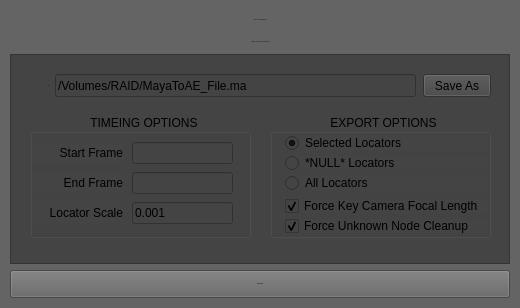
<?xml version="1.0" encoding="UTF-8"?>
<ui version="4.0">
 <class>SundayMayaToAfterEffectsUI</class>
 <widget class="QMainWindow" name="SundayMayaToAfterEffectsUI">
  <property name="enabled">
   <bool>true</bool>
  </property>
  <property name="geometry">
   <rect>
    <x>0</x>
    <y>0</y>
    <width>520</width>
    <height>308</height>
   </rect>
  </property>
  <property name="sizePolicy">
   <sizepolicy hsizetype="Fixed" vsizetype="Fixed">
    <horstretch>0</horstretch>
    <verstretch>0</verstretch>
   </sizepolicy>
  </property>
  <property name="minimumSize">
   <size>
    <width>520</width>
    <height>308</height>
   </size>
  </property>
  <property name="maximumSize">
   <size>
    <width>520</width>
    <height>308</height>
   </size>
  </property>
  <property name="cursor">
   <cursorShape>ArrowCursor</cursorShape>
  </property>
  <property name="contextMenuPolicy">
   <enum>Qt::DefaultContextMenu</enum>
  </property>
  <property name="acceptDrops">
   <bool>false</bool>
  </property>
  <property name="windowTitle">
   <string>Sunday | Maya To After Effects</string>
  </property>
  <property name="windowOpacity">
   <double>1.000000000000000</double>
  </property>
  <property name="toolTip">
   <string/>
  </property>
  <property name="statusTip">
   <string/>
  </property>
  <property name="autoFillBackground">
   <bool>false</bool>
  </property>
  <property name="styleSheet">
   <string notr="true">background-color: rgb(100, 100, 100);

font: 12px &quot;Lucida Grande&quot;;</string>
  </property>
  <property name="windowFilePath">
   <string/>
  </property>
  <property name="inputMethodHints">
   <set>Qt::ImhNone</set>
  </property>
  <property name="toolButtonStyle">
   <enum>Qt::ToolButtonIconOnly</enum>
  </property>
  <property name="animated">
   <bool>true</bool>
  </property>
  <property name="tabShape">
   <enum>QTabWidget::Triangular</enum>
  </property>
  <property name="dockNestingEnabled">
   <bool>false</bool>
  </property>
  <property name="dockOptions">
   <set>QMainWindow::AllowTabbedDocks|QMainWindow::AnimatedDocks</set>
  </property>
  <property name="unifiedTitleAndToolBarOnMac">
   <bool>false</bool>
  </property>
  <widget class="QWidget" name="centralwidget">
   <property name="sizePolicy">
    <sizepolicy hsizetype="Preferred" vsizetype="Preferred">
     <horstretch>0</horstretch>
     <verstretch>0</verstretch>
    </sizepolicy>
   </property>
   <layout class="QVBoxLayout" name="verticalLayout_2">
    <property name="margin">
     <number>10</number>
    </property>
    <item>
     <widget class="QWidget" name="widget" native="true">
      <property name="maximumSize">
       <size>
        <width>16777215</width>
        <height>20</height>
       </size>
      </property>
      <property name="autoFillBackground">
       <bool>false</bool>
      </property>
      <property name="styleSheet">
       <string notr="true"/>
      </property>
      <layout class="QHBoxLayout" name="horizontalLayout">
       <property name="margin">
        <number>0</number>
       </property>
       <item>
        <spacer name="horizontalSpacer">
         <property name="orientation">
          <enum>Qt::Horizontal</enum>
         </property>
         <property name="sizeHint" stdset="0">
          <size>
           <width>40</width>
           <height>20</height>
          </size>
         </property>
        </spacer>
       </item>
       <item>
        <widget class="QLabel" name="label">
         <property name="font">
          <font>
           <family>Verdana</family>
           <pointsize>-1</pointsize>
           <weight>50</weight>
           <italic>false</italic>
           <bold>false</bold>
          </font>
         </property>
         <property name="styleSheet">
          <string notr="true">color: rgb(0, 0, 0);

font: 18px &quot;Verdana&quot;;</string>
         </property>
         <property name="text">
          <string>MAYA TO AFTER EFFECTS</string>
         </property>
         <property name="alignment">
          <set>Qt::AlignLeading|Qt::AlignLeft|Qt::AlignVCenter</set>
         </property>
        </widget>
       </item>
       <item>
        <spacer name="horizontalSpacer_2">
         <property name="orientation">
          <enum>Qt::Horizontal</enum>
         </property>
         <property name="sizeHint" stdset="0">
          <size>
           <width>40</width>
           <height>20</height>
          </size>
         </property>
        </spacer>
       </item>
      </layout>
     </widget>
    </item>
    <item>
     <widget class="QWidget" name="widget_3" native="true">
      <property name="maximumSize">
       <size>
        <width>16777215</width>
        <height>12</height>
       </size>
      </property>
      <property name="autoFillBackground">
       <bool>false</bool>
      </property>
      <property name="styleSheet">
       <string notr="true"/>
      </property>
      <layout class="QHBoxLayout" name="horizontalLayout_3">
       <property name="margin">
        <number>0</number>
       </property>
       <item>
        <spacer name="horizontalSpacer_4">
         <property name="orientation">
          <enum>Qt::Horizontal</enum>
         </property>
         <property name="sizeHint" stdset="0">
          <size>
           <width>40</width>
           <height>20</height>
          </size>
         </property>
        </spacer>
       </item>
       <item>
        <widget class="QLabel" name="label_3">
         <property name="font">
          <font>
           <family>Verdana</family>
           <pointsize>-1</pointsize>
           <weight>50</weight>
           <italic>false</italic>
           <bold>false</bold>
          </font>
         </property>
         <property name="styleSheet">
          <string notr="true">color: rgb(0, 0, 0);

font: 10px &quot;Verdana&quot;;</string>
         </property>
         <property name="text">
          <string>CAMERA AND LOCATOR EXPORT TOOL</string>
         </property>
         <property name="alignment">
          <set>Qt::AlignLeading|Qt::AlignLeft|Qt::AlignVCenter</set>
         </property>
        </widget>
       </item>
       <item>
        <spacer name="horizontalSpacer_5">
         <property name="orientation">
          <enum>Qt::Horizontal</enum>
         </property>
         <property name="sizeHint" stdset="0">
          <size>
           <width>40</width>
           <height>20</height>
          </size>
         </property>
        </spacer>
       </item>
      </layout>
     </widget>
    </item>
    <item>
     <widget class="QFrame" name="frame">
      <property name="focusPolicy">
       <enum>Qt::NoFocus</enum>
      </property>
      <property name="styleSheet">
       <string notr="true">background-color: rgb(68, 68, 68);</string>
      </property>
      <property name="frameShape">
       <enum>QFrame::StyledPanel</enum>
      </property>
      <property name="frameShadow">
       <enum>QFrame::Raised</enum>
      </property>
      <property name="lineWidth">
       <number>1</number>
      </property>
      <property name="midLineWidth">
       <number>0</number>
      </property>
      <widget class="QLabel" name="label_7">
       <property name="geometry">
        <rect>
         <x>8</x>
         <y>21</y>
         <width>31</width>
         <height>22</height>
        </rect>
       </property>
       <property name="font">
        <font>
         <family>Lucida Grande</family>
         <pointsize>-1</pointsize>
         <weight>50</weight>
         <italic>false</italic>
         <bold>false</bold>
        </font>
       </property>
       <property name="text">
        <string>File</string>
       </property>
       <property name="alignment">
        <set>Qt::AlignRight|Qt::AlignTrailing|Qt::AlignVCenter</set>
       </property>
      </widget>
      <widget class="QGroupBox" name="groupBox_2">
       <property name="enabled">
        <bool>true</bool>
       </property>
       <property name="geometry">
        <rect>
         <x>20</x>
         <y>60</y>
         <width>221</width>
         <height>124</height>
        </rect>
       </property>
       <property name="title">
        <string>  TIMEING OPTIONS  </string>
       </property>
       <property name="alignment">
        <set>Qt::AlignBottom|Qt::AlignHCenter</set>
       </property>
       <property name="flat">
        <bool>false</bool>
       </property>
       <property name="checkable">
        <bool>false</bool>
       </property>
       <widget class="QLineEdit" name="locatorScaleEdit">
        <property name="enabled">
         <bool>true</bool>
        </property>
        <property name="geometry">
         <rect>
          <x>102</x>
          <y>88</y>
          <width>101</width>
          <height>22</height>
         </rect>
        </property>
        <property name="text">
         <string>0.001</string>
        </property>
        <property name="readOnly">
         <bool>false</bool>
        </property>
       </widget>
       <widget class="QLineEdit" name="startFrameEdit">
        <property name="enabled">
         <bool>true</bool>
        </property>
        <property name="geometry">
         <rect>
          <x>102</x>
          <y>28</y>
          <width>101</width>
          <height>22</height>
         </rect>
        </property>
        <property name="text">
         <string/>
        </property>
        <property name="readOnly">
         <bool>false</bool>
        </property>
       </widget>
       <widget class="QLabel" name="label_11">
        <property name="enabled">
         <bool>true</bool>
        </property>
        <property name="geometry">
         <rect>
          <x>2</x>
          <y>88</y>
          <width>91</width>
          <height>22</height>
         </rect>
        </property>
        <property name="text">
         <string>Locator Scale</string>
        </property>
        <property name="alignment">
         <set>Qt::AlignRight|Qt::AlignTrailing|Qt::AlignVCenter</set>
        </property>
       </widget>
       <widget class="QLabel" name="label_10">
        <property name="enabled">
         <bool>true</bool>
        </property>
        <property name="geometry">
         <rect>
          <x>2</x>
          <y>58</y>
          <width>91</width>
          <height>22</height>
         </rect>
        </property>
        <property name="text">
         <string>End Frame</string>
        </property>
        <property name="alignment">
         <set>Qt::AlignRight|Qt::AlignTrailing|Qt::AlignVCenter</set>
        </property>
       </widget>
       <widget class="QLabel" name="label_12">
        <property name="enabled">
         <bool>true</bool>
        </property>
        <property name="geometry">
         <rect>
          <x>2</x>
          <y>28</y>
          <width>91</width>
          <height>22</height>
         </rect>
        </property>
        <property name="text">
         <string>Start Frame</string>
        </property>
        <property name="alignment">
         <set>Qt::AlignRight|Qt::AlignTrailing|Qt::AlignVCenter</set>
        </property>
       </widget>
       <widget class="QLineEdit" name="endFrameEdit">
        <property name="enabled">
         <bool>true</bool>
        </property>
        <property name="geometry">
         <rect>
          <x>102</x>
          <y>58</y>
          <width>101</width>
          <height>22</height>
         </rect>
        </property>
        <property name="text">
         <string/>
        </property>
        <property name="readOnly">
         <bool>false</bool>
        </property>
       </widget>
      </widget>
      <widget class="QGroupBox" name="groupBox">
       <property name="geometry">
        <rect>
         <x>260</x>
         <y>60</y>
         <width>221</width>
         <height>124</height>
        </rect>
       </property>
       <property name="minimumSize">
        <size>
         <width>0</width>
         <height>124</height>
        </size>
       </property>
       <property name="maximumSize">
        <size>
         <width>16777215</width>
         <height>9999999</height>
        </size>
       </property>
       <property name="title">
        <string>  EXPORT OPTIONS  </string>
       </property>
       <property name="alignment">
        <set>Qt::AlignBottom|Qt::AlignHCenter</set>
       </property>
       <property name="flat">
        <bool>false</bool>
       </property>
       <property name="checkable">
        <bool>false</bool>
       </property>
       <layout class="QVBoxLayout" name="verticalLayout">
        <property name="leftMargin">
         <number>12</number>
        </property>
        <property name="topMargin">
         <number>2</number>
        </property>
        <property name="rightMargin">
         <number>0</number>
        </property>
        <property name="bottomMargin">
         <number>2</number>
        </property>
        <item>
         <widget class="QRadioButton" name="MayaToAESelectedRadioButton">
          <property name="text">
           <string>Selected Locators</string>
          </property>
          <property name="checked">
           <bool>true</bool>
          </property>
         </widget>
        </item>
        <item>
         <widget class="QRadioButton" name="MayaToAENullRadioButton">
          <property name="text">
           <string>*NULL* Locators</string>
          </property>
          <property name="checked">
           <bool>false</bool>
          </property>
         </widget>
        </item>
        <item>
         <widget class="QRadioButton" name="MayaToAEAllLocatorsRadioButton">
          <property name="text">
           <string>All Locators</string>
          </property>
         </widget>
        </item>
        <item>
         <spacer name="verticalSpacer">
          <property name="orientation">
           <enum>Qt::Vertical</enum>
          </property>
          <property name="sizeType">
           <enum>QSizePolicy::Fixed</enum>
          </property>
          <property name="sizeHint" stdset="0">
           <size>
            <width>20</width>
            <height>3</height>
           </size>
          </property>
         </spacer>
        </item>
        <item>
         <widget class="QCheckBox" name="MayaToAEKeyCamAttribute">
          <property name="focusPolicy">
           <enum>Qt::StrongFocus</enum>
          </property>
          <property name="styleSheet">
           <string notr="true">font: 11px &quot;Verdana&quot;;</string>
          </property>
          <property name="text">
           <string>Force Key Camera Focal Length</string>
          </property>
          <property name="checked">
           <bool>true</bool>
          </property>
         </widget>
        </item>
        <item>
         <widget class="QCheckBox" name="MayaToAEDeleteUknownNodes">
          <property name="focusPolicy">
           <enum>Qt::StrongFocus</enum>
          </property>
          <property name="styleSheet">
           <string notr="true">font: 11px &quot;Verdana&quot;;</string>
          </property>
          <property name="text">
           <string>Force Unknown Node Cleanup</string>
          </property>
          <property name="checked">
           <bool>true</bool>
          </property>
         </widget>
        </item>
       </layout>
      </widget>
      <widget class="QLineEdit" name="exportPathEdit">
       <property name="enabled">
        <bool>true</bool>
       </property>
       <property name="geometry">
        <rect>
         <x>45</x>
         <y>20</y>
         <width>361</width>
         <height>23</height>
        </rect>
       </property>
       <property name="minimumSize">
        <size>
         <width>0</width>
         <height>23</height>
        </size>
       </property>
       <property name="text">
        <string>/Volumes/RAID/MayaToAE_File.ma</string>
       </property>
       <property name="readOnly">
        <bool>false</bool>
       </property>
      </widget>
      <widget class="QPushButton" name="SaveAsButton">
       <property name="geometry">
        <rect>
         <x>413</x>
         <y>20</y>
         <width>68</width>
         <height>23</height>
        </rect>
       </property>
       <property name="minimumSize">
        <size>
         <width>0</width>
         <height>23</height>
        </size>
       </property>
       <property name="focusPolicy">
        <enum>Qt::StrongFocus</enum>
       </property>
       <property name="text">
        <string>Save As</string>
       </property>
       <property name="+command" stdset="0">
        <string>&quot;SundayMayaToAEPy.SundayMayaToAEOptionsUICustomPath()&quot;</string>
       </property>
      </widget>
     </widget>
    </item>
    <item>
     <widget class="QWidget" name="widget_2" native="true">
      <property name="maximumSize">
       <size>
        <width>16777215</width>
        <height>28</height>
       </size>
      </property>
      <layout class="QHBoxLayout" name="horizontalLayout_2">
       <property name="margin">
        <number>0</number>
       </property>
       <item>
        <widget class="QPushButton" name="exportFileButton">
         <property name="sizePolicy">
          <sizepolicy hsizetype="Preferred" vsizetype="Preferred">
           <horstretch>0</horstretch>
           <verstretch>0</verstretch>
          </sizepolicy>
         </property>
         <property name="font">
          <font>
           <family>Verdana</family>
           <pointsize>-1</pointsize>
           <weight>50</weight>
           <italic>false</italic>
           <bold>false</bold>
          </font>
         </property>
         <property name="focusPolicy">
          <enum>Qt::StrongFocus</enum>
         </property>
         <property name="styleSheet">
          <string notr="true">font: 16px &quot;Verdana&quot;;</string>
         </property>
         <property name="text">
          <string>EXPORT FILE</string>
         </property>
         <property name="+command" stdset="0">
          <string>&quot;SundayMayaToAEPy.SundayMayaToAEOptions()&quot;</string>
         </property>
        </widget>
       </item>
      </layout>
     </widget>
    </item>
   </layout>
  </widget>
  <action name="actionHelp">
   <property name="enabled">
    <bool>false</bool>
   </property>
   <property name="text">
    <string>Help</string>
   </property>
  </action>
  <action name="actionAbout">
   <property name="enabled">
    <bool>false</bool>
   </property>
   <property name="text">
    <string>About</string>
   </property>
  </action>
  <action name="actionDraft">
   <property name="enabled">
    <bool>false</bool>
   </property>
   <property name="text">
    <string>Draft</string>
   </property>
  </action>
  <action name="actionPreview">
   <property name="enabled">
    <bool>false</bool>
   </property>
   <property name="text">
    <string>Preview</string>
   </property>
  </action>
  <action name="actionPreview_With_Indirect">
   <property name="enabled">
    <bool>false</bool>
   </property>
   <property name="text">
    <string>Preview With Indirect</string>
   </property>
  </action>
  <action name="actionProduction">
   <property name="enabled">
    <bool>false</bool>
   </property>
   <property name="text">
    <string>Production Film</string>
   </property>
  </action>
  <action name="actionProduction_Still">
   <property name="enabled">
    <bool>false</bool>
   </property>
   <property name="text">
    <string>Production Still</string>
   </property>
  </action>
  <action name="actionSave_Setting">
   <property name="text">
    <string>Save Setting</string>
   </property>
  </action>
  <action name="actionSave_Preset_x">
   <property name="enabled">
    <bool>false</bool>
   </property>
   <property name="text">
    <string>Save Preset</string>
   </property>
  </action>
  <action name="actionModelling">
   <property name="text">
    <string>Concept</string>
   </property>
  </action>
  <action name="actionRendering">
   <property name="text">
    <string>Modeling</string>
   </property>
  </action>
  <action name="actionAniamtion">
   <property name="text">
    <string>Shading</string>
   </property>
  </action>
  <action name="actionAnimation">
   <property name="text">
    <string>Animation</string>
   </property>
  </action>
  <action name="actionRendering_2">
   <property name="text">
    <string>Rendering</string>
   </property>
  </action>
  <action name="actionPipelienRendering">
   <property name="text">
    <string>Pipeline Rendering</string>
   </property>
  </action>
 </widget>
 <tabstops>
  <tabstop>exportPathEdit</tabstop>
  <tabstop>SaveAsButton</tabstop>
  <tabstop>startFrameEdit</tabstop>
  <tabstop>endFrameEdit</tabstop>
  <tabstop>locatorScaleEdit</tabstop>
  <tabstop>MayaToAEKeyCamAttribute</tabstop>
  <tabstop>exportFileButton</tabstop>
 </tabstops>
 <resources/>
 <connections/>
</ui>
